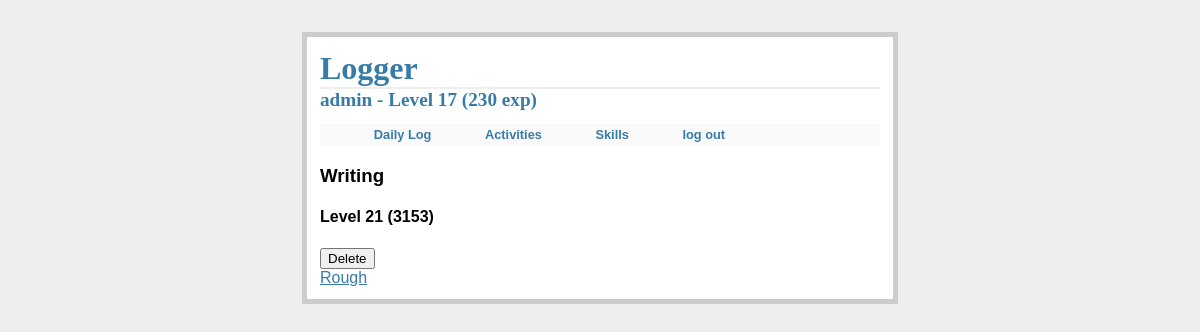
Page /skill/1 (signed in) on the committed database.
### tables this page shows
CREATE TABLE users (
id integer primary key autoincrement,
name string not null,
password string not null,
level integer not null,
exp integer not null
);

CREATE TABLE skills (
id integer primary key autoincrement,
user_id integer not null,
name string not null,
active integer not null,
level integer not null,
exp integer not null
);

CREATE TABLE activities (
id integer primary key autoincrement,
skill_id integer not null,
user_id integer not null,
name string not null,
sessions string not null,
difficulty integer not null,
active integer not null
);

### main.py (the view)
@app.route('/skill/<s_id>')
@login_required
def show_s(s_id=None):
    if s_id==None:
        redirect(url_for('skills'))
    s = getOneSkill(s_id)
    activities = g.db.execute("SELECT * FROM activities WHERE skill_id = %s AND active=1 AND user_id=%s" % (s['id'], session['user_id']))
    user = getUser()
    return render_template('skills/show.html', users=user, skill=s, activities=activities.fetchall())

### main.py (called while the page is built)
def dict_factory(cursor, row):
    d = {}
    for idx,col in enumerate(cursor.description):
        d[col[0]] = row[idx]
    return d

def connect_db():
    conn = sqlite3.connect(app.config['DATABASE'])
    conn.row_factory = dict_factory
    return conn

@app.before_request
def before_request():
    g.db = connect_db()

@app.teardown_request
def teardown_request(exception):
    g.db.close()

def login_required(test):
    @wraps(test)
    def wrap(*args, **kwargs):
        u = g.db.execute("SELECT * FROM users WHERE id=%s" %session['user_id'])
        user = u.fetchone()
        if 'logged_in' in session and 'user_id' in session and user is not None:
            return test(*args, **kwargs)
        else:
            flash('You need to login')
            return redirect(url_for('login'))
    return wrap

def getOneSkill(s_id):
    s = g.db.execute("SELECT * FROM skills WHERE id=%s AND user_id=%s AND active=1" % (s_id, session['user_id']))
    skill = s.fetchone()
    return skill

def getUser():
    users = g.db.execute("SELECT * FROM users WHERE id=%s" % session['user_id'])
    user = users.fetchone()
    app.logger.info(user)
    return user

### templates/skills/show.html
{% extends 'layout.html' %}
{% block body %}
<h3>{{ skill.name.capitalize() }}</h3>
<h4>Level {{skill.level}} ({{skill.exp}})</h4>
<form action='/delete_skill/{{skill.id}}' method='post'>
<input type='submit' onClick="return confirm('Are you sure?');" value='Delete'>
</form>
{% for a in activities %}
<a href="/activity/{{a.id}}">{{a.name.capitalize()}}</a>
{% endfor %}
{% endblock %}

### templates/layout.html (shortened to what this page needs)
<!doctype html>
<link rel=stylesheet type=text/css href="{{url_for('static', filename='style.css')}}">
<div class=page>
<h1>Logger</h1>
{% if session.logged_in %}
<h2>{{users.name}} - Level {{users.level}} ({{users.exp}} exp)</h2>
{% endif %}
<ul class=metanav>
<li><a href="{{url_for('show_logs')}}">Daily Log</a></li>
<li><a href="{{url_for('show_activities')}}">Activities</a></li>
<li><a href="{{url_for('show_skills')}}">Skills</a></li>
<li>{% if not session.logged_in %}
    <a href="{{url_for('login')}}">log in</a>
{% else %}
    <a href="{{url_for('logout')}}">log out</a>
{% endif %}</li>
</ul>
{% block body %}{% endblock %}
</div>

### static/style.css (style rules this page uses)
a, h1, h2 { color: #377BA8; }
h1, h2 { font-family: 'Georgia', serif; margin: 0; }
h1 { border-bottom: 2px solid #eee; }
h2 { font-size: 1.2em; }
.page { margin: 2em auto; width: 35em; border: 5px solid #ccc; padding: 0.8em; background: white; }
.metanav { text-align: left; font-size: 0.8em; padding: 0.3em; margin-bottom: 1em; background: #fafafa; }
.metanav li { display: inline; font-weight:bold; padding-left:50px; }
.metanav li a { text-decoration:none; }

### rows in the picture
users: name "admin", level "17", exp "230"
skills: name "Writing", level "21", exp "3153"
activities: name "Rough"
